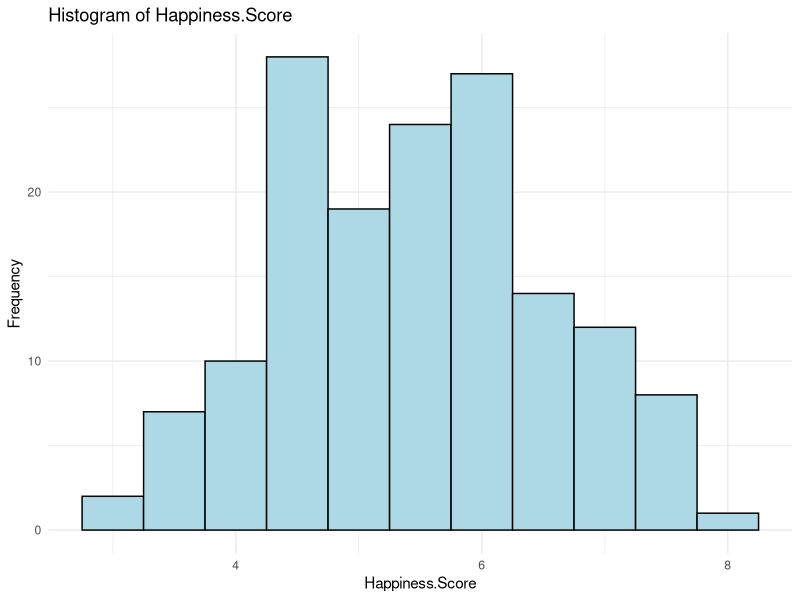
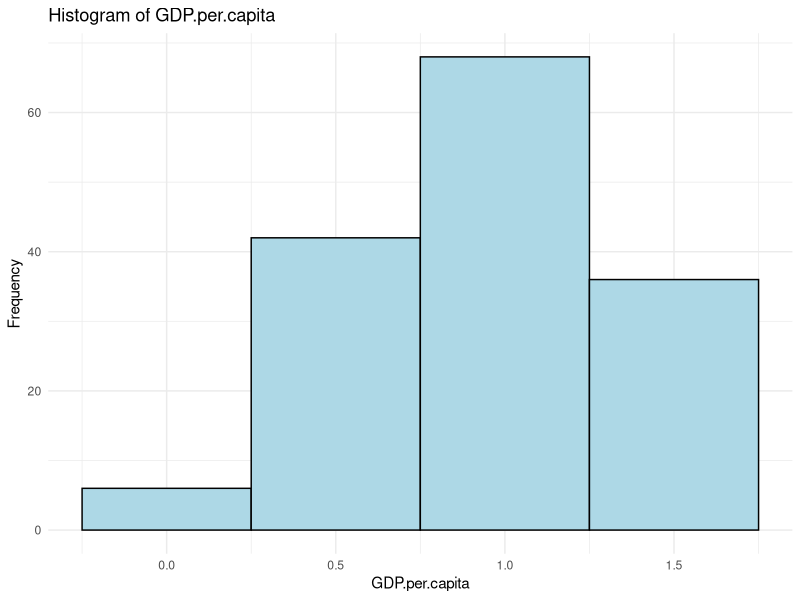
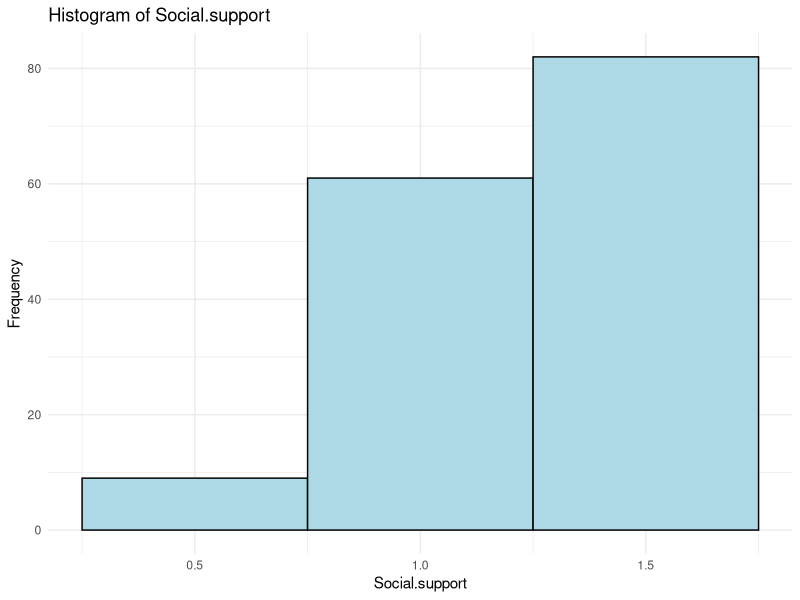
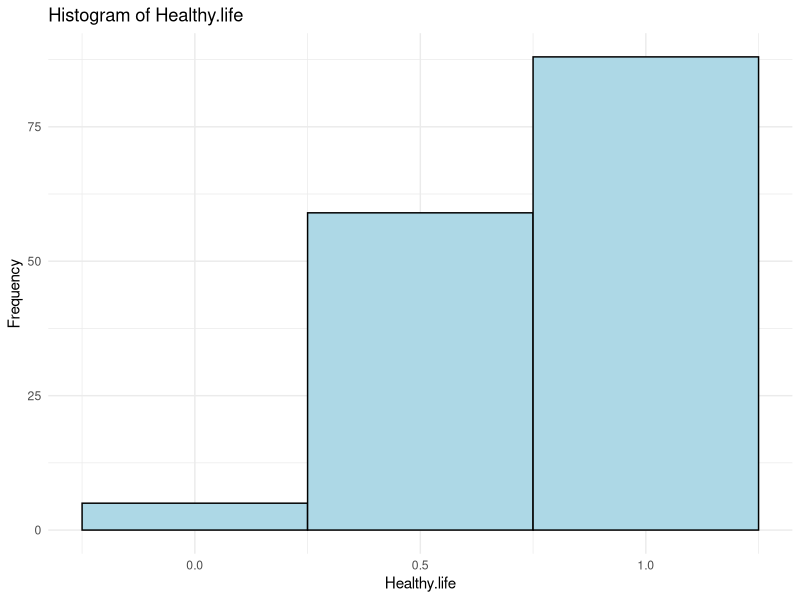
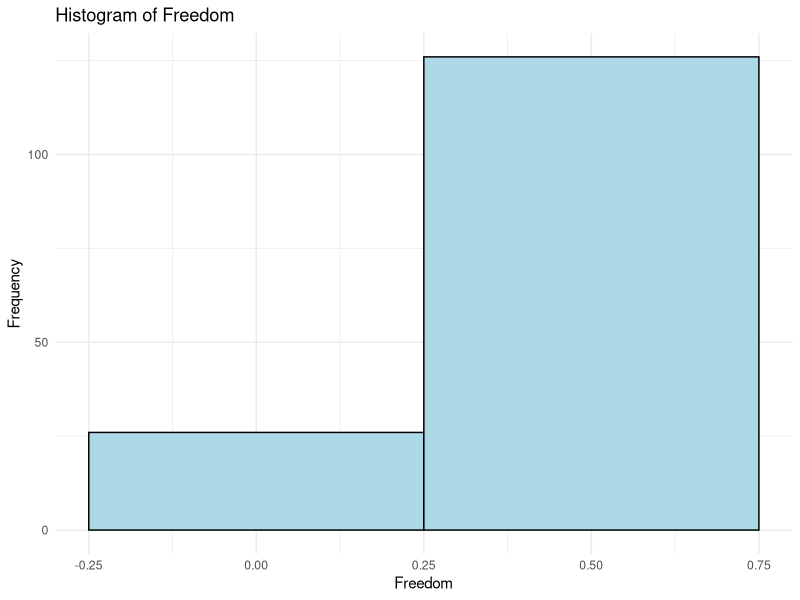
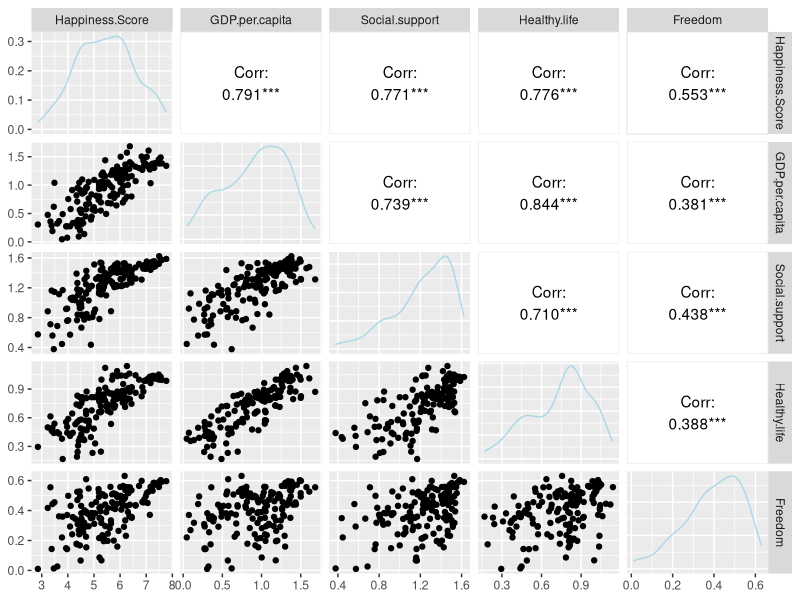
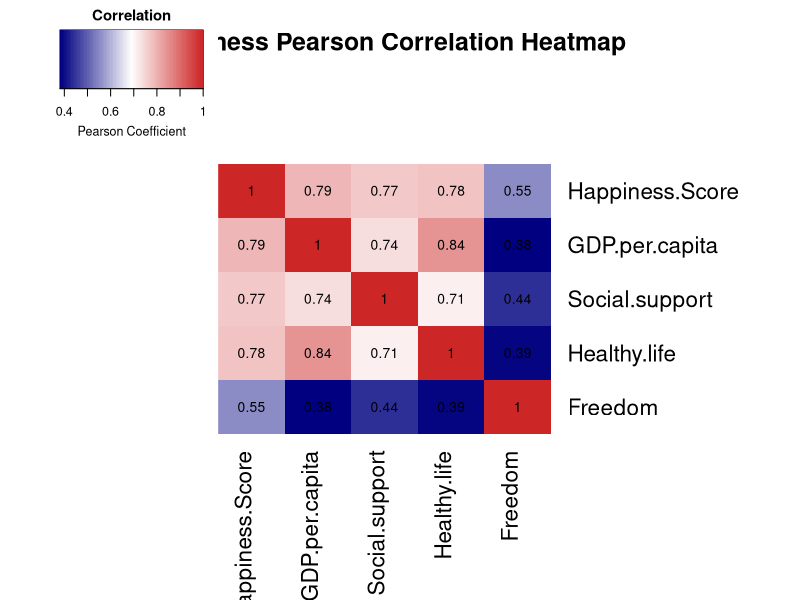

The R source for these figures, in order:
# Load  libraries
library(ggplot2)
library(reshape2)
library(gplots)
library(GGally)
library(dplyr)

# Read the dataset
df <- read.csv("Dataset/TEH_World_Happiness_2019_Imputed.csv")

# Check for missing values in each column
missing_values <- colSums(is.na(df))
print(missing_values[missing_values > 0])

# Drop unnecessary columns
df <- df[, !names(df) %in% c('Country', 'Year', 'Happiness.rank', 'Corruption', 'Generosity')] 

# Drop rows with missing values
df_cleaned <- na.omit(df)

# Plot histogram of each vairable to check visually distribution
for (col in names(df_cleaned)) {
  print(
    ggplot(df_cleaned, aes_string(x = col)) + 
      geom_histogram(binwidth = 0.5, fill = 'lightblue', color = 'black') + 
      labs(title = paste('Histogram of', col), x = col, y = 'Frequency') +
      theme_minimal()
  )
}

# Check Non-Gaussian with Shapiro-Wilk test for each variable
shapiro_test <- sapply(df_cleaned, function(x) shapiro.test(x)$p.value)
shapiro_test_result <- data.frame(
  Variable = names(df_cleaned),
  Shapiro_Test_p_value = shapiro_test,
  Normality = ifelse(shapiro_test < 0.05, "Not Normal", "Normal")
)
print(shapiro_test_result)

# Scatter plots for all variables
scatter_plot <- ggpairs(df_cleaned,  
                        lower = list(continuous = wrap("points", color = "black")),
                        diag = list(continuous = wrap("densityDiag", color = "lightblue")),
                        upper = list(continuous = wrap("cor", color = "black")))

# Save the plot to a file
ggsave("Figures/Happiness_Scatter_Plot.png", scatter_plot, width = 12, height = 10, units = "in")

# Normalize the dataframe
df_normalized <- as.data.frame(scale(df_cleaned))

# Save the normalized dataset to a CSV file
write.csv(df_normalized, "Dataset/TEH_World_Happiness_2019_Imputed_Normalized.csv", row.names = FALSE)

# Compute the correlation matrix
correlation_matrix <- cor(df_normalized, method = "pearson")

# Plot and save the heatmap
output_path <- "../Figures/Happiness_Correlation_Heatmap.png"
png(output_path, width = 800, height = 800)

# Plot the correlation matrix as a heatmap based on Pearson Coefficient
heatmap.2(correlation_matrix,
          Rowv = FALSE, Colv = FALSE,
          col = colorRampPalette(c("navy", "white", "firebrick3"))(100),
          trace = "none", 
          cellnote = round(correlation_matrix, 2),
          notecol = "black",  
          margins = c(10, 15),
          main = "Happiness Pearson Correlation Heatmap",
          symm = TRUE,
          density.info = "none",  
          key = TRUE,  
          keysize = 1.5,
          key.title = "Correlation",
          key.xlab = "Pearson Coefficient")

dev.off()
